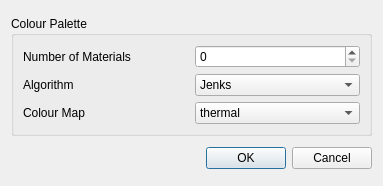
<?xml version="1.0" encoding="UTF-8"?>
<ui version="4.0">
 <class>Dialog</class>
 <widget class="QDialog" name="Dialog">
  <property name="geometry">
   <rect>
    <x>0</x>
    <y>0</y>
    <width>383</width>
    <height>186</height>
   </rect>
  </property>
  <property name="windowTitle">
   <string>Dialog</string>
  </property>
  <layout class="QVBoxLayout" name="verticalLayout">
   <item>
    <widget class="QGroupBox" name="colourPaletteGroup">
     <property name="sizePolicy">
      <sizepolicy hsizetype="Expanding" vsizetype="Maximum">
       <horstretch>0</horstretch>
       <verstretch>0</verstretch>
      </sizepolicy>
     </property>
     <property name="title">
      <string>Colour Palette</string>
     </property>
     <layout class="QGridLayout" name="gridLayout_3">
      <item row="1" column="0">
       <widget class="QLabel" name="algorithmLabel">
        <property name="text">
         <string>Algorithm</string>
        </property>
       </widget>
      </item>
      <item row="1" column="1">
       <widget class="QComboBox" name="algorithmComboBox">
        <item>
         <property name="text">
          <string>Jenks</string>
         </property>
        </item>
        <item>
         <property name="text">
          <string>Otsu</string>
         </property>
        </item>
       </widget>
      </item>
      <item row="0" column="1">
       <widget class="QSpinBox" name="numMaterialsSpinBox"/>
      </item>
      <item row="0" column="0">
       <widget class="QLabel" name="numMaterialsLabel">
        <property name="text">
         <string>Number of Materials</string>
        </property>
       </widget>
      </item>
      <item row="2" column="0">
       <widget class="QLabel" name="colourMapLabel">
        <property name="text">
         <string>Colour Map</string>
        </property>
       </widget>
      </item>
      <item row="2" column="1">
       <widget class="QComboBox" name="colourMapComboBox">
        <item>
         <property name="text">
          <string>thermal</string>
         </property>
        </item>
        <item>
         <property name="text">
          <string>flame</string>
         </property>
        </item>
        <item>
         <property name="text">
          <string>yellowy</string>
         </property>
        </item>
        <item>
         <property name="text">
          <string>bipolar</string>
         </property>
        </item>
        <item>
         <property name="text">
          <string>spectrum</string>
         </property>
        </item>
        <item>
         <property name="text">
          <string>cyclic</string>
         </property>
        </item>
        <item>
         <property name="text">
          <string>greyclip</string>
         </property>
        </item>
        <item>
         <property name="text">
          <string>grey</string>
         </property>
        </item>
        <item>
         <property name="text">
          <string>viridis</string>
         </property>
        </item>
        <item>
         <property name="text">
          <string>inferno</string>
         </property>
        </item>
        <item>
         <property name="text">
          <string>plasma</string>
         </property>
        </item>
       </widget>
      </item>
     </layout>
    </widget>
   </item>
   <item>
    <widget class="QDialogButtonBox" name="buttonBox">
     <property name="orientation">
      <enum>Qt::Horizontal</enum>
     </property>
     <property name="standardButtons">
      <set>QDialogButtonBox::Cancel|QDialogButtonBox::Ok</set>
     </property>
    </widget>
   </item>
  </layout>
 </widget>
 <resources/>
 <connections>
  <connection>
   <sender>buttonBox</sender>
   <signal>accepted()</signal>
   <receiver>Dialog</receiver>
   <slot>accept()</slot>
   <hints>
    <hint type="sourcelabel">
     <x>248</x>
     <y>254</y>
    </hint>
    <hint type="destinationlabel">
     <x>157</x>
     <y>274</y>
    </hint>
   </hints>
  </connection>
  <connection>
   <sender>buttonBox</sender>
   <signal>rejected()</signal>
   <receiver>Dialog</receiver>
   <slot>reject()</slot>
   <hints>
    <hint type="sourcelabel">
     <x>316</x>
     <y>260</y>
    </hint>
    <hint type="destinationlabel">
     <x>286</x>
     <y>274</y>
    </hint>
   </hints>
  </connection>
 </connections>
</ui>
